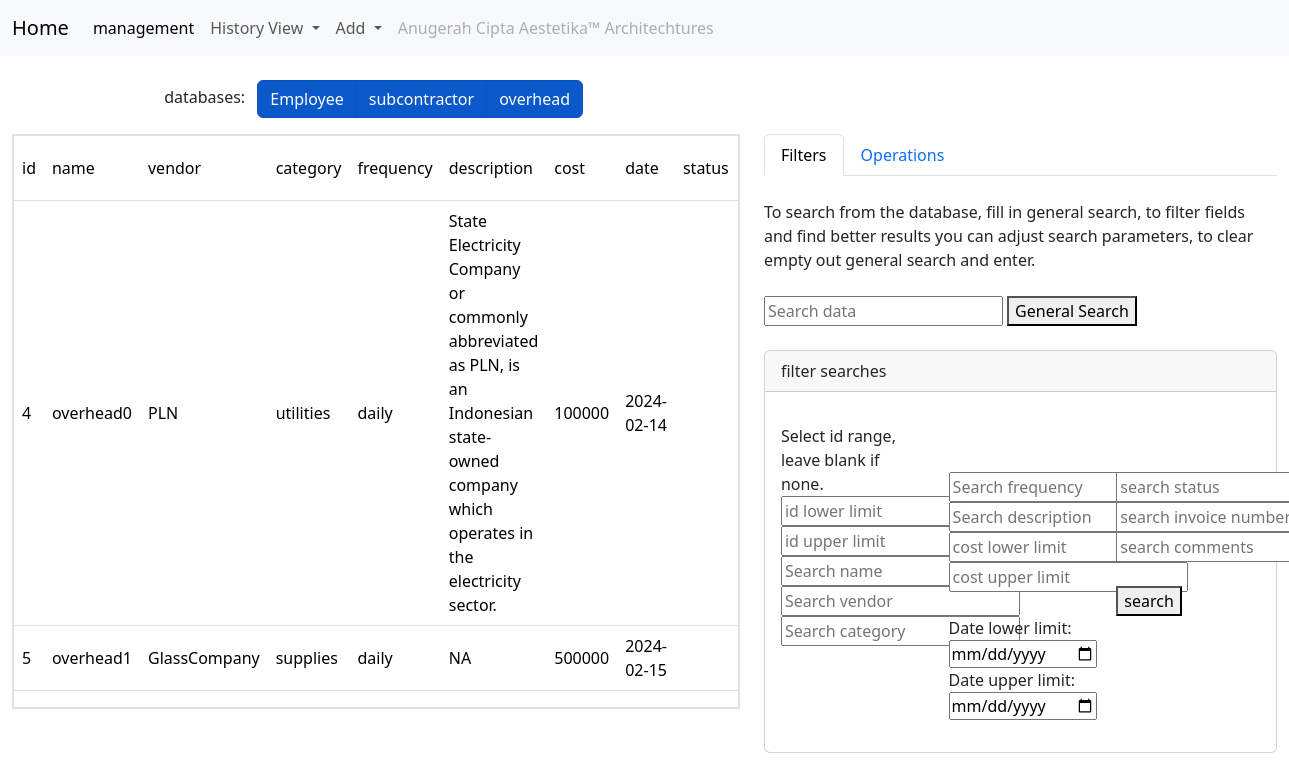
Screenshot of /Build/IA/overheadprojectview.php (signed in) with the database file from the repository.
### tables this page shows
CREATE TABLE `overhead` (
  `name` varchar(24) NOT NULL,
  `id` int(12) NOT NULL,
  `category` varchar(12) NOT NULL,
  `frequency` varchar(12) NOT NULL,
  `description` varchar(150) NOT NULL,
  `cost` int(24) NOT NULL,
  `date` varchar(24) NOT NULL,
  `status` varchar(24) NOT NULL,
  `invoiceNo` int(24) NOT NULL,
  `comments` varchar(150) NOT NULL,
  `vendor` varchar(24) NOT NULL
);

### Build/IA/overheadprojectview.php (the view, shortened to what this page needs)
<!DOCTYPE html>
<html lang="en">
<head>
    <link href="https://cdn.jsdelivr.net/npm/bootstrap@5.3.2/dist/css/bootstrap.min.css" rel="stylesheet">
</head>
<body>
  <nav class="navbar navbar-expand-lg navbar-light bg-light">
  <div class="container-fluid">
      <a class="navbar-brand" href="/IA/employeeprojectview.php">Home</a>
      <div class="collapse navbar-collapse" id="navbarSupportedContent">
      <ul class="navbar-nav me-auto mb-2 mb-lg-0">
          <li class="nav-item">
          <a class="nav-link active" aria-current="page" href="/IA/management.php">management</a>
          </li>
          <li class="nav-item dropdown">
          <a class="nav-link dropdown-toggle" href="#" role="button" data-bs-toggle="dropdown" aria-expanded="false">
              History View
          </a>
          </li>
          <li class="nav-item dropdown">
          <a class="nav-link dropdown-toggle" href="#" role="button" data-bs-toggle="dropdown" aria-expanded="false">
              Add
          </a>
          </li>
          <li class="nav-item">
          <a class="nav-link disabled" aria-disabled="true"> Anugerah Cipta Aestetika™ Architechtures</a>
          </li>
      </ul>
      </div>
  </div>
  </nav>
<br>
<div class="row justify-content-center">
<div class="col-9">
  <span class="me-2">databases:</span>
  <div class="btn-group">
    <a href="employeeprojectview.php" class="btn btn-primary active" aria-current="page">Employee</a>
    <a href="subconprojectview.php" class="btn btn-primary active" aria-current="page">subcontractor</a>
    <a href="overheadprojectview.php" class="btn btn-primary active" aria-current="page">overhead</a>
      </div>
    </div>
  </div>
<div class="container-fluid mt-3">
  <div class="row">
    <div class="col-md-5 order-md-2">
        <?php
    $servername = "localhost";
    $username = "u855808231_root";
    $password = "Memeikaykenjay1";
    $dbname = "u855808231_huyo";
              $conn = mysqli_connect($servername, $username, $password, $dbname);
      ?>
      <ul class="nav nav-tabs" id="myTab" role="tablist">
  <li class="nav-item" role="presentation">
    <button class="nav-link active" id="home-tab" data-bs-toggle="tab" data-bs-target="#home-tab-pane" type="button" role="tab" aria-controls="home-tab-pane" aria-selected="true">Filters</button>
  </li>
  <li class="nav-item" role="presentation">
    <button class="nav-link" id="profile-tab" data-bs-toggle="tab" data-bs-target="#profile-tab-pane" type="button" role="tab" aria-controls="profile-tab-pane" aria-selected="false">Operations</button>
  </li>
</ul>
<div class="tab-content" id="myTabContent">
  <div class="tab-pane fade show active" id="home-tab-pane" role="tabpanel" aria-labelledby="home-tab" tabindex="0">
<br>
<a>To search from the database, fill in general search, to filter fields and find better results you can adjust search parameters, to clear empty out general search and enter.</a>
    <div>
    <form method="post">
      <br>
      <input type="text" placeholder="Search data" name="search">
      <button type="submit" name="generalsubmit">General Search</button>
    </form>
    </div>
    <br>
    <div class="card">
  <h7 class="card-header">filter searches</h7>
  <div class="card-body">
    <p class="card-text">
      <form method="post">
      <div class="row justify-content-start">
      <div class="col-4">
      Select id range, leave blank if none.
      <br>
      <input type="number" placeholder="id lower limit" name="startidsearch">
      <br>
      <input type="number" placeholder="id upper limit" name="endidsearch">
      <br>
      <input type="text" placeholder="Search name" name="namesearch">
      <br>
      <input type="text" placeholder="Search vendor" name="vendorsearch">
      <br>
      <input type="text" placeholder="Search category" name="categorysearch">
      <br>
      </div>
      <div class="col-4">
      <br>
      <br>
      <input type="text" placeholder="Search frequency" name="frequencysearch">
      <br>
      <input type="text" placeholder="Search description" name="descriptionsearch">
      <br>
      <input type="number" placeholder="cost lower limit" name="startcostsearch">
      <br>
      <input type="number" placeholder="cost upper limit" name="endcostsearch">
      <br>
      <br>
      <label for="label">Date lower limit:</label>
      <input type="date" placeholder="date lower limit" name="startdatesearch">
      <br>
      <label for="label">Date upper limit:</label>
      <input type="date" placeholder="date upper limit" name="enddatesearch">
      <br>
      </div>
      <div class="col-4">
      <br>
      <br>
      <input type="text" placeholder="search status" name="statussearch">
      <br>
      <input type="number" placeholder="search invoice number" name="invoiceNosearch">
      <br>
      <input type="text" placeholder="search comments" name="commentsearch">
      <br>
      <br>
      <button type="submit" name="submit">search</button>
      </div>
      </form>
      </div>
  </div>
  </div>
  </div>
</div>
    </div>
    <div class="col-md-7 order-md-1">
<div class="table-container">
        <div class="table-responsive">
          <table class="table align-middle">
          <tr>
            <td>id</td>
            <td>name</td>
            <td>vendor</td>
            <td>category</td>
            <td>frequency</td>
            <td>description</td>
            <td>cost</td>
            <td>date</td>
            <td>status</td>
              </tr>
              <?php
    if (isset($_POST['generalsubmit'])) {
      if ($result1) {
      if(mysqli_num_rows($result1)>0){
        while ($row = mysqli_fetch_assoc($result1)) {
            echo '<tr>';
            echo '<td>'.$row['id'].'</td>';
            echo '<td>'.$row['name'].'</td>';
            echo '<td>'.$row['vendor'].'</td>';
            echo '<td>'.$row['category'].'</td>';
            echo '<td>'.$row['frequency'].'</td>';
            echo '<td>'.$row['description'].'</td>';
            echo '<td>'.$row['cost'].'</td>';
            echo '<td>'.$row['date'].'</td>';
            echo '<td>'.$row['status'].'</td>';
            echo '<td>'.$row['invoiceNo'].'</td>';
            echo '<td>'.$row['comments'].'</td>';
            echo "<td> <a href='/IA/overhead/overheadedit.php?id=" . $row['id'] . "'>EDIT</a> <a href='overhead/delete.php?id=" . $row['id'] . "'>DELETE</a></td>";
            echo '</tr>';
        }
      } else {
        echo '<tr>';
        echo '<td>no data found</td>';
        echo '</tr>';
        }
      }
      }
    else{
      $query = "SELECT * FROM overhead";
      $result = mysqli_query($conn, $query);
      while ($row = mysqli_fetch_assoc($result)) {
        echo '<tr>';
        echo '<td>'.$row['id'].'</td>';
        echo '<td>'.$row['name'].'</td>';
        echo '<td>'.$row['vendor'].'</td>';
        echo '<td>'.$row['category'].'</td>';
        echo '<td>'.$row['frequency'].'</td>';
        echo '<td>'.$row['description'].'</td>';
        echo '<td>'.$row['cost'].'</td>';
        echo '<td>'.$row['date'].'</td>';
        echo '<td>'.$row['status'].'</td>';
        echo '</tr>';
      }
    }
    ?>
    </table>
        </div>
      </div>
</div>
</body>
</html>

### Build/IA/overheadprojectview.php (style rules this page uses)
.table-container { border: 2px solid #dee2e6; overflow: hidden; padding: 0; }

### rows the page displays
overhead: id "4", name "overhead0", vendor "PLN", category "utilities", frequency "daily", description "State Electricity Company or commonly abbreviated as PLN, is an Indonesian state-owned company which operates in the electricity sector.", cost "100000", date "2024-02-14"
overhead: id "5", name "overhead1", vendor "GlassCompany", category "supplies", frequency "daily", description "NA", cost "500000", date "2024-02-15"
